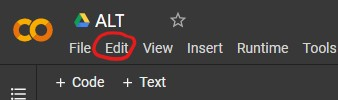
%> input picture data/helpers/enable-gpu-1.jpg, 338 x 100 px
$ octave --eval "result = fuzzy(imread('../data/helpers/enable-gpu-1.jpg'));"   (GNU Octave 9; MATLAB toolbox functions it lacks are replaced by stand-ins)
%> lines starting %> are read from the running program, lines starting %| are printed output that depends on the picture
function results = fuzzy(im)
%Image Processing Function
%
% IM      - Input image.
% RESULTS - A scalar structure with the processing results.
%

%--------------------------------------------------------------------------
% Auto-generated by imageBatchProcessor App.
%
% When used by the App, this function will be called for every input image
% file automatically. IM contains the input image as a matrix. RESULTS is a
% scalar structure containing the results of this processing function.
%
%--------------------------------------------------------------------------


% Replace the sample below with your code----------------------------------

Igray = rgb2gray(im);
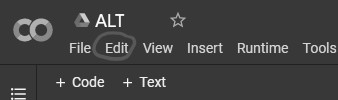
%> Igray: size 100x338 uint8; min 26, max 255, mean 64.3
I = im2double(Igray);
Gx = [-1 1];
Gy = Gx';
Ix = conv2(I,Gx,'same');
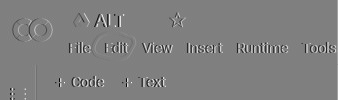
%> Ix: size 100x338 double; min -0.78, max 0.776, mean 0.000647; drawn with min black and max white
Iy = conv2(I,Gy,'same');
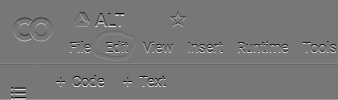
%> Iy: size 100x338 double; min -0.784, max 0.886, mean 0.0022; drawn with min black and max white

%> (the run ends here)

$ run again, on data/helpers/enable-gpu-2.jpg
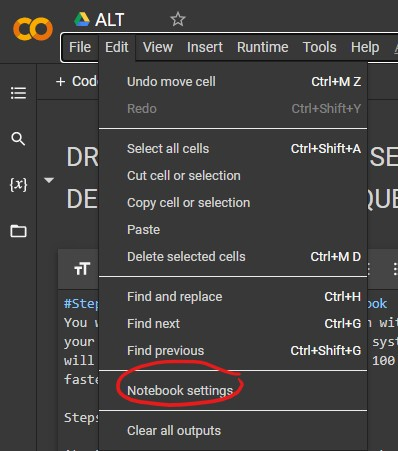
%> input picture data/helpers/enable-gpu-2.jpg, 398 x 451 px
%> in fuzzy, `Ix = conv2(I,Gx,'same');`:
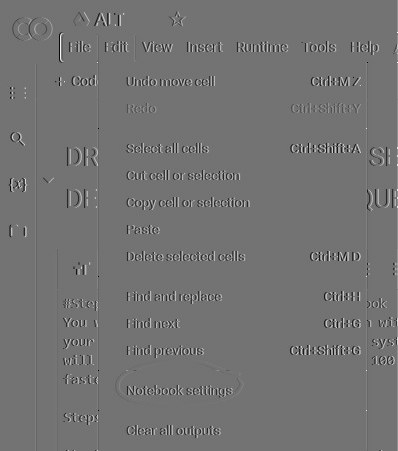
%> Ix: size 451x398 double; min -0.824, max 1, mean 0.000551; drawn with min black and max white
%> in fuzzy, `Iy = conv2(I,Gy,'same');`:
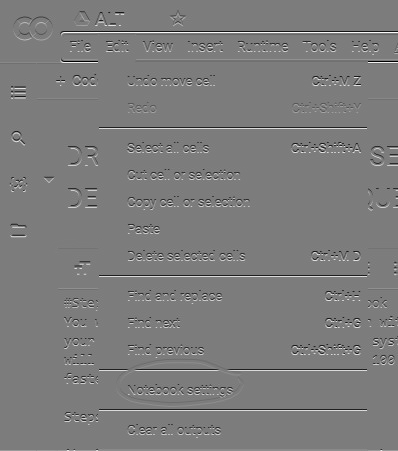
%> Iy: size 451x398 double; min -0.933, max 0.973, mean 0.000487; drawn with min black and max white
